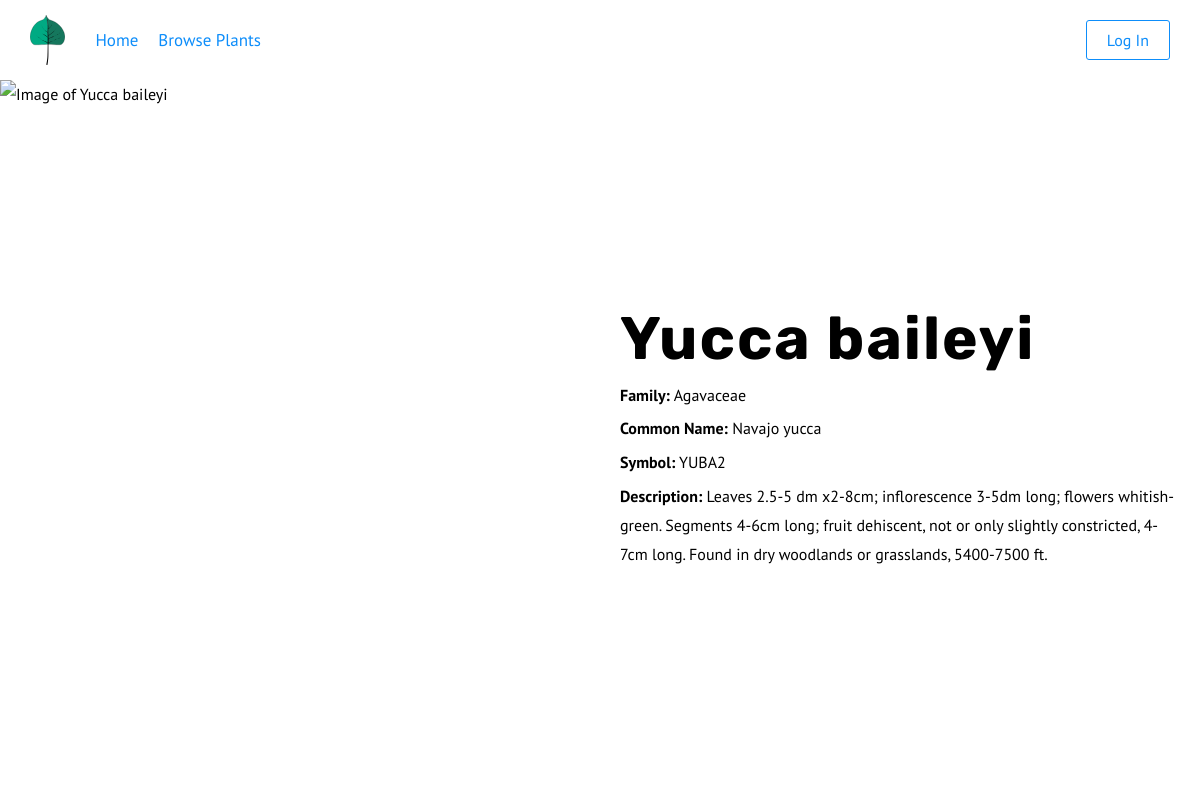
Screenshot of /plants/24/ with the database file from the repository.
### plants/models.py (models this page shows, shortened)
class plant_basics(models.Model):
    genus = models.CharField(max_length = 500)
    species = models.CharField(max_length = 500)
    symbol = models.CharField(max_length = 6, null = True)
    common_name = models.CharField(max_length = 100, null = True)
    description = models.TextField(null = True)
    image = models.ImageField(upload_to='images/', blank = True, null = True)
    family = models.ForeignKey(Family, on_delete = models.PROTECT, null = True)

class Family(models.Model):
    family = models.CharField(max_length = 100)
    family_description = models.TextField(null = True)
    def __str__(self):
        family_name = "%s" %str(self.family)
        return(family_name)

### plants/views.py (the view)
# urls.py: path('<int:pk>/', views.PlantDetailView.as_view(), name = 'detail'),
class PlantDetailView(generic.DetailView):
    model = plant_basics
    template_name = 'plants/detail.html'

### plants/templates/plants/detail.html (shortened to what this page needs)
{% extends 'base.html'%}
{% block content%}
<section class="species_detail_wrapper">
  {% if object.image %}
  <div class="species_detail_text_wrapper">
  {% endif %}
  <div class="species_detail_text">
    <h1>{{ object.genus }} {{object.species}}</h1>
    <ul>
        <li><span class="bold">Family:</span> {{object.family}}</li>
        <li><span class="bold">Common Name:</span> {{object.common_name}}</li>
        <li><span class="bold">Symbol:</span> {{object.symbol}}</li>
        <li><span class="bold">Description:</span> {{object.description}}</li>
    </ul>
  </div>
  {% if object.image %}
  </div>
  {% endif %}
  {% if object.image %}
  <div class="species_detail_image">
      <img src="{{object.image.url}}" alt="Image of {{object.genus}} {{object.species}}">
  </div>
  {% endif %}
</section>
{% endblock %}

### static/css/main.css (style rules this page uses)
a,abbr,address,article,aside,audio,blockquote,body,canvas,caption,cite,code,dd,del,details,dfn,div,dl,dt,em,fieldset,figcaption,figure,footer,form,h1,h2,h3,h4,h5,h6,header,hgroup,html,iframe,img,ins,label,legend,li,main,mark,nav,ol,p,pre,q,section,small,span,strike,strong,sub,summary,sup,table,tbody,td,tfoot,th,thead,time,tr,ul,video { margin:0;padding:0;border:0 }
html { font-size:62.5% }
* { font-family:inherit;font-size:inherit;line-height:inherit }
article,aside,footer,header,main,nav,section { display:block }
* { box-sizing:border-box }
:after,:before { box-sizing:inherit }
ol,ul { list-style:none }
img,video { max-width:100% }
img { border-style:none }
body { font-family:PT Sans,sans-serif;font-size:1.6rem;line-height:1.8 }
h1,h2,h3,h4 { font-family:Rubik,sans-serif;font-weight:900 }
h1,li a:hover,p a:hover { font-weight:700 }
h1 { font-size:6rem;line-height:1.4;letter-spacing:.2rem }
.bold { font-weight:700 }
.species_detail_wrapper { display:flex;flex-direction:row-reverse;justify-content:space-between;width:100%;position:relative }
.species_detail_wrapper .species_detail_image { width:50%;margin-left:0 }
.species_detail_text { padding:20px;max-height:calc(100vh - 80px);overflow:scroll;margin:0 auto }
.species_detail_text li { margin-bottom:5px }
.species_detail_image { height:calc(100vh - 80px) }
.species_detail_image img { height:100%;width:100%;display:block;-o-object-fit:cover;object-fit:cover }
.species_detail_text_wrapper { display:flex;align-items:center;width:50% }
.content a,.content form,.content h1,.content h2,.content h3,.content h4,.content li,.content ol,.content p,.content ul { max-width:800px;width:100%;margin-left:auto;margin-right:auto }

### rows the page displays
plant_basics: genus "Yucca", species "baileyi", family "Agavaceae", common_name "Navajo yucca", symbol "YUBA2", description "Leaves 2.5-5 dm x2-8cm; inflorescence 3-5dm long; flowers whitish-green. Segments 4-6cm long; fruit dehiscent, not or only slightly constricted, 4-7cm long. Found in dry woodlands or grasslands, 5400-7500 ft."
